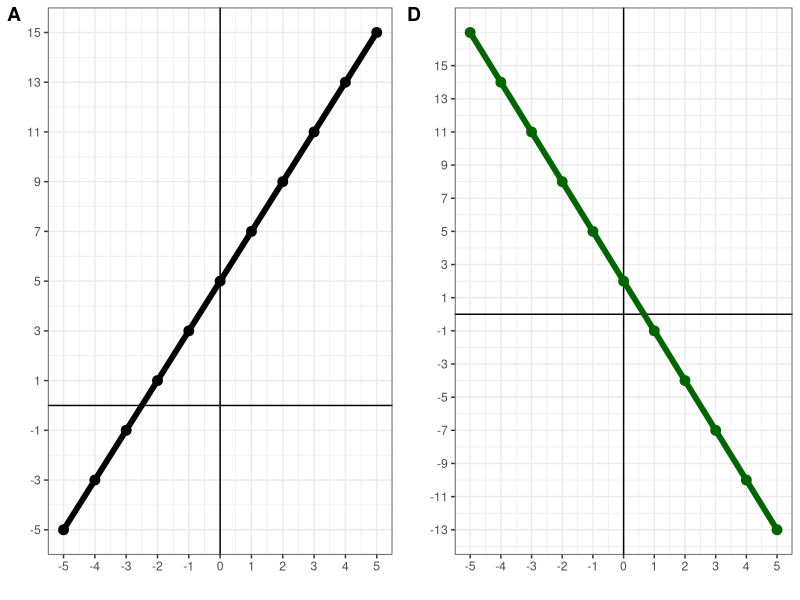
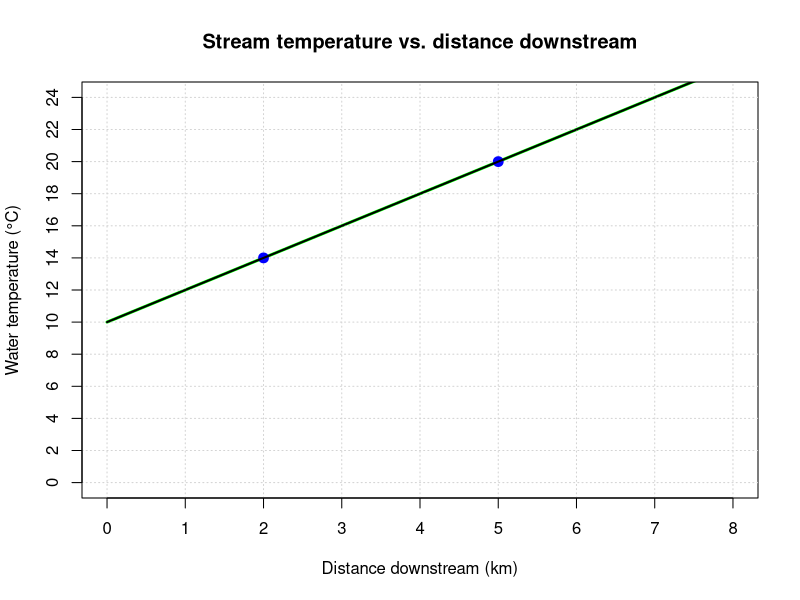
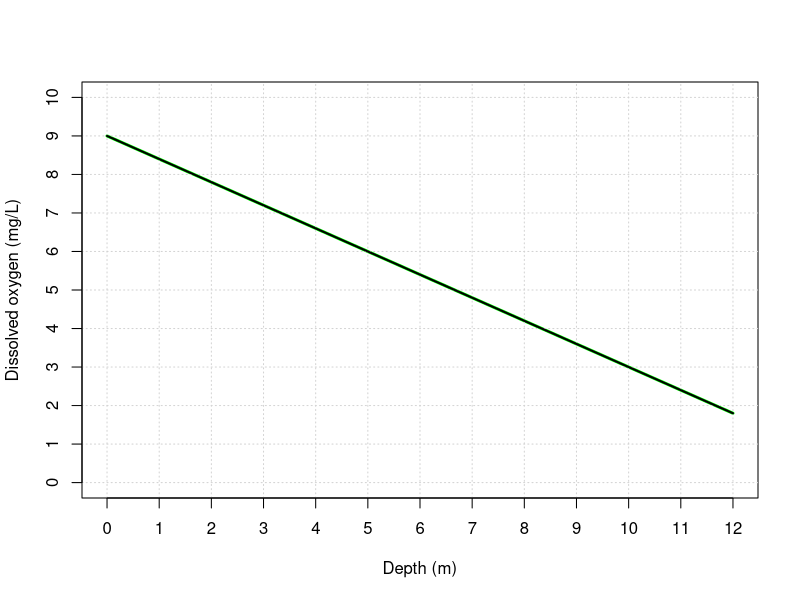
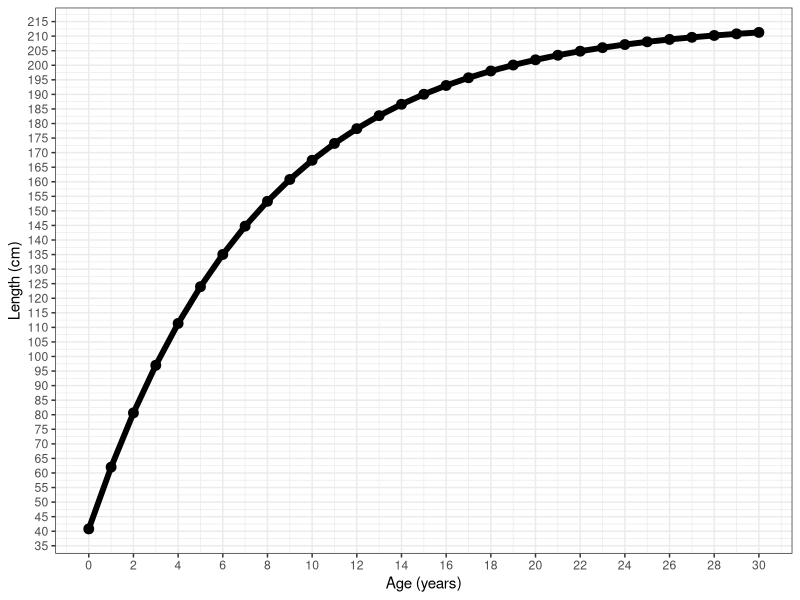

R code for these plots, in order:
## ---- chunk 1
knitr::opts_chunk$set(echo = TRUE,message=FALSE,warning=FALSE)

library(tidyverse)
## ---- chunk 2
#| code-fold: true
#| code-summary: "Show the code"
#|
x=seq(-5,5)

y=2*x+5

u=-3*x+2

p1<-ggplot()+
  geom_hline(yintercept=0)+
  geom_vline(xintercept = 0)+
  geom_point(aes(x=x,y=y),size=3,color="black")+
  geom_line(aes(x=x,y=y),size=2,color="black")+
  theme_bw()+
  theme(axis.line = element_blank())+
  scale_y_continuous(breaks=seq(-5,15,2))+
  scale_x_continuous(breaks=seq(-5,5,by=1))+
  labs(x="",y="")

p4<-ggplot()+
  geom_hline(yintercept=0)+
  geom_vline(xintercept = 0)+
  geom_point(aes(x=x,y=u),size=3,color="darkgreen")+
  geom_line(aes(x=x,y=u),size=2,color="darkgreen")+
  theme_bw()+
  theme(axis.line = element_blank())+
  scale_y_continuous(breaks=seq(-15,15,2))+
  scale_x_continuous(breaks=seq(-5,5,by=1))+
  labs(x="",y="")

cowplot::plot_grid(p1,p4,labels=c("A","D"))

## ---- chunk 3
#| echo: false
#| fig-align: center
#| out-width: "70%"
x <- seq(0, 8, length.out = 100)
T <- 2*x + 10

plot(x, T, type = "l", lwd = 3, col = "green",
     xlim = c(0, 8), ylim = c(0, 24),
     xlab = "Distance downstream (km)", ylab = "Water temperature (°C)",
     main = "Stream temperature vs. distance downstream",
     xaxt = "n", yaxt = "n")
abline(h = seq(0, 24, by = 2), col = "lightgray", lty = "dotted")
abline(v = seq(0, 8, by = 1), col = "lightgray", lty = "dotted")
axis(1, at = seq(0, 8, by = 1))
axis(2, at = seq(0, 24, by = 2))
points(c(2,5), c(14,20), pch = 19, cex = 1.3, col = "blue")
lines(x, T, lwd = 2)
## ---- chunk 4
#| echo: false
#| fig-align: center
#| out-width: "70%"
depth <- seq(0, 12, length.out = 100)
DO <- -0.6*depth + 9

plot(depth, DO, type = "l", lwd = 3, col = "green",
     xlim = c(0, 12), ylim = c(0, 10),
     xlab = "Depth (m)", ylab = "Dissolved oxygen (mg/L)",
     xaxt = "n", yaxt = "n")
abline(h = seq(0, 10, by = 1), col = "lightgray", lty = "dotted")
abline(v = seq(0, 12, by = 1), col = "lightgray", lty = "dotted")
axis(1, at = seq(0, 12, by = 1))
axis(2, at = seq(0, 10, by = 1))
lines(depth, DO, lwd = 2)
## ---- chunk 5
#| code-fold: true
#| code-summary: "Show the code"

vb<-function(a,l,k,t0){
  l*(1-exp(-k*(a-t0)))
}

x=seq(0,30)

length=vb(x,214.8,.13,-1.62)

p1<-ggplot()+
  geom_point(aes(x=x,y=length),color="black",size=3)+
  geom_line(aes(x=x,y=length),color="black",size=2)+
  theme_bw()+
  scale_y_continuous(breaks=seq(35,215,5))+
  scale_x_continuous(breaks=seq(0,32,by=2))+
  labs(x="Age (years)",y="Length (cm)")

p1
